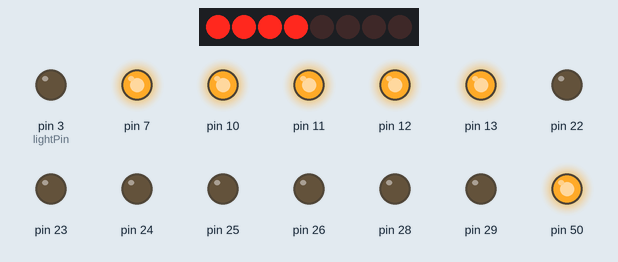
Bench run of a sketch on a simulated Arduino Mega 2560, built for the host (arithmetic inside an expression is 32-bit, double 64-bit). Shown: 8 shift-register outputs drawn as a row of LEDs (first output left, lit = HIGH), output pins drawn as LEDs (lit = HIGH). Wiring (inferred from the names in the program): shift register (74HC595): data pin 2; shift clock pin 0; latch pin 1. Wiring (inferred from the signals the program sends): row of LEDs: on Q0, Q1, Q2, Q3, Q4, Q5, Q6, Q7. Pins used as bus, display or sensor lines are not drawn.

Above: at 0.02 s.
At 0.37 s:
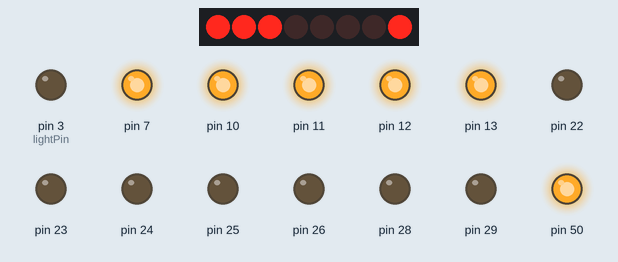
At 0.72 s:
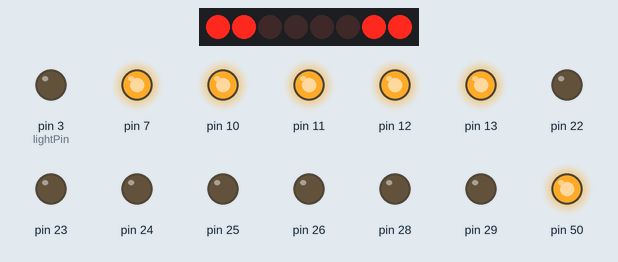
At 1.47 s:
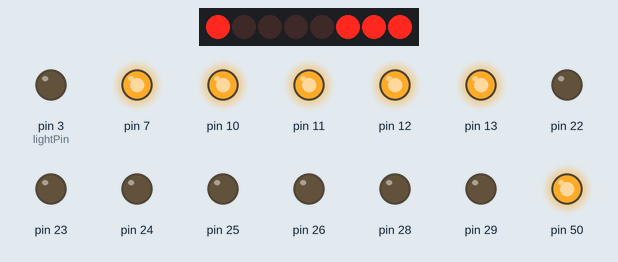
At 2.18 s:
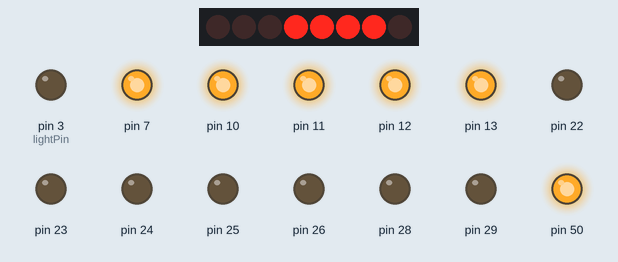
At 2.93 s:
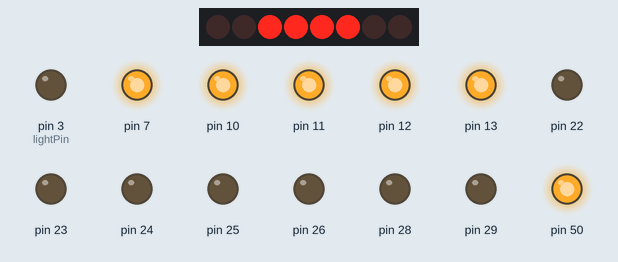
Timing chart, 0 to 3.2 s (numbered marks = the images above):
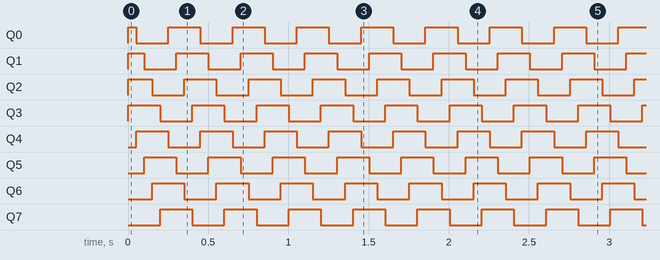

The sketch:

Timer.ino
```cpp
//#include <TimerOne.h>


#include <avr/io.h>
#include <string.h>
#include <util/delay.h>
#include <avr/interrupt.h>

byte clockPin = 0;
byte latchPin = 1;
byte dataPin = 2;
byte lightPin = 3;


void InitTimer()
{
 DDRA  = 0xDF;
 PORTA = 0x20;
 DDRB  = 0xFF;
 PORTB = 0xFF;

 noInterrupts();
 TCCR1A = 0;
 TCCR1B = 0;
 TCNT1  = 0;
 OCR1A = 31250 / 4;
 TCCR1B |= (1 << WGM12);
 TCCR1B |= (1 << CS12);
 TIMSK1 |= (1 << OCIE1A);
 interrupts();
}

ISR(TIM1_COMPA_vect) // timer interrupt
{
 digitalWrite(7, !digitalRead(7));
}


void setup() {
InitTimer();

  pinMode(latchPin, OUTPUT);
  pinMode(clockPin, OUTPUT);
  pinMode(dataPin, OUTPUT);
  pinMode(lightPin, OUTPUT);

  pinMode(7, OUTPUT);
digitalWrite(7, HIGH);
digitalWrite(lightPin, LOW);

}

byte wert = 0b01111;

void loop() {
  digitalWrite(latchPin, LOW);
  shiftOut(dataPin, clockPin, MSBFIRST, wert);
      wert = (wert << 1) | (wert >> 7);  // rot l
  //  wert = (wert >> 1) | (wert << 7);   // rot r

  digitalWrite(latchPin, HIGH);

  delay(50);
}
```

Measured:
- by itself, Q0, Q1: repeats every 0.40 s: LOW 0.20 s, HIGH 0.20 s
- by itself, Q2–7: alternates HIGH for 0.20 s and LOW for 0.20 s
- by itself, everything shown: repeats every 0.40 s, in 8 steps
